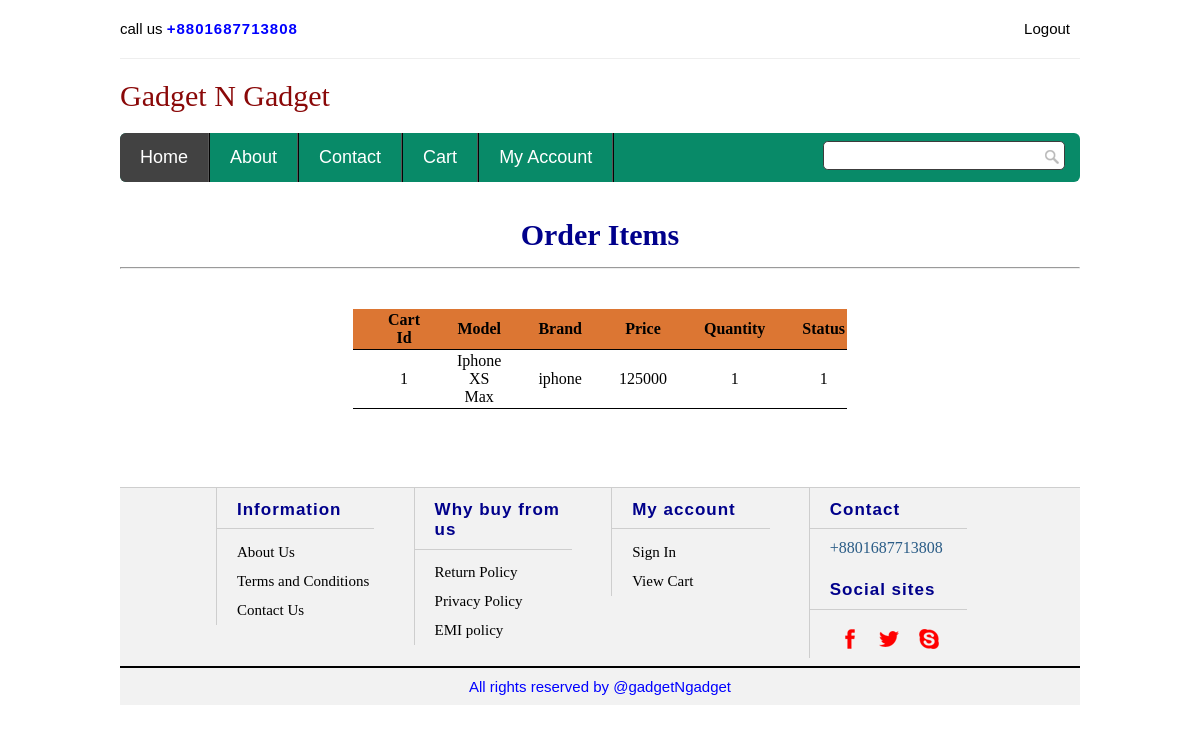
Screenshot of /Project/view_order_item.php?id=1&em=adnanbappy23@gmail.com (signed in) with the database file from the repository.
### tables this page shows
CREATE TABLE `cart` (
  `cart_id` int(100) NOT NULL,
  `o_id` int(100) NOT NULL,
  `p_id` int(100) NOT NULL,
  `model` varchar(100) NOT NULL,
  `b_name` varchar(100) NOT NULL,
  `price` int(100) NOT NULL,
  `quantity` int(100) NOT NULL,
  `total_price` int(100) NOT NULL,
  `email` varchar(100) NOT NULL,
  `temp` varchar(100) NOT NULL,
  `status` int(100) NOT NULL,
  `order_date` date NOT NULL
);

### Project/view_order_item.php (the view, shortened to what this page needs)
<?php include ('index3.php'); ?>
<br>
<br>
<?php
if(isset($_GET['id']))
{
$oid = $_GET['id'];
$emid = $_GET['em'];
}
$result = mysqli_query($con, "select * from cart where o_id = '$oid' and email = '$emid'") or die("Error in selecting data from database");
echo "<h1 style='color:darkblue; font-size:30px; font-family:calibiri; font-weight:bold; text-align:center'> Order Items <hr></h1>";
echo "<table  width = 1000 cellspacing = 3 cellpadding = 5 style='font-family:Futura Lt BT; font-weight:400;'> <tr align = center  style = 'background-color:#DC7633;color:black;font-weight:bold;'>";
echo "<td> <strong>Cart Id  <td> <strong>Model<td> <strong> Brand <td><strong> Price <td><strong>Quantity<td> <strong> <strong>Status </td> <tr>";
while($rows = mysqli_fetch_row($result))
{
	echo "<td align = 'center'> ".$rows[0];
	echo "<td align = 'center'> ".$rows[3];
	echo "<td align = 'center'> ".$rows[4];
	echo "<td align = 'center'> ".$rows[5];
	echo "<td align = 'center'>".$rows[6];
	echo "<td align = 'center'>".$rows[10];
	echo "<tr>";
}
echo "</tr></table>";
?>
<br>
<?php include ('footer.php'); ?>

### Project/css/style.css (style rules this page uses)
html,body,span,applet,object,iframe,h1,h2,h3,h4,h5,h6,p,blockquote,pre,a,abbr,acronym,address,big,cite,code,del,dfn,em,ins,kbd,q,s,samp,small,strike,strong,sub,sup,var,b,u,i,dl,dd,ol,nav ul,nav li,fieldset,form,label,legend,caption,tfoot,article,aside,canvas,details,embed,figure,figcaption,footer,header,hgroup,menu,nav,output,ruby,section,summary,time,mark,audio,video { margin:0;padding:0;border:0;font-size:100%;font:inherit;vertical-align:baseline; }
body { font-family: Arial, Helvetica, sans-serif; background: #FFF; }

### Project/css/brand.css (style rules this page uses)
table { width: 50%; margin: 40px auto; border-collapse: collapse; text-align: left; }
tr { border-bottom: 1px solid black; }
th, td { border: none; height: 30px; padding: 2px; padding-left: 35px; }

### rows the page displays
cart: cart_id "1", model "Iphone XS Max", b_name "iphone", price "125000", quantity "1", status "1"
